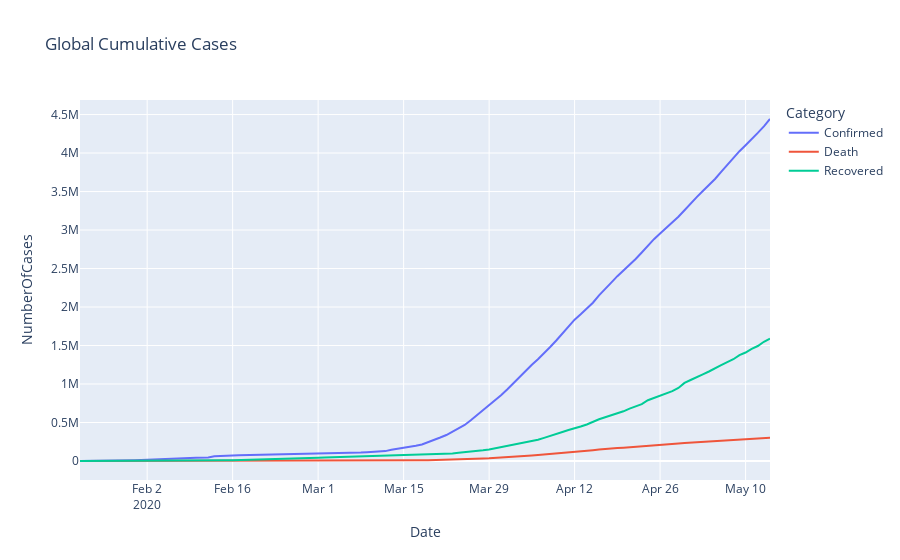
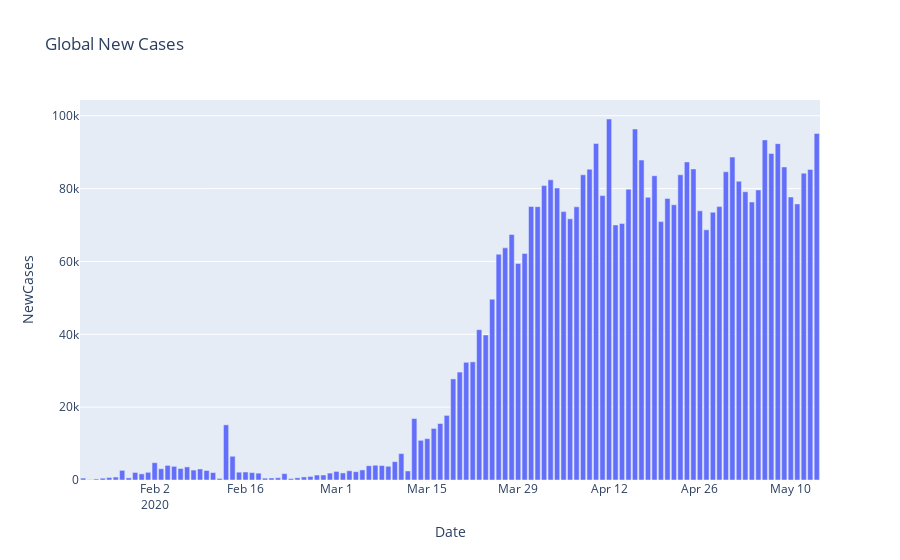

The notebook cell these images were saved under, in order:
### Code cell
cum_cases('Global')
new_cases('Global')
